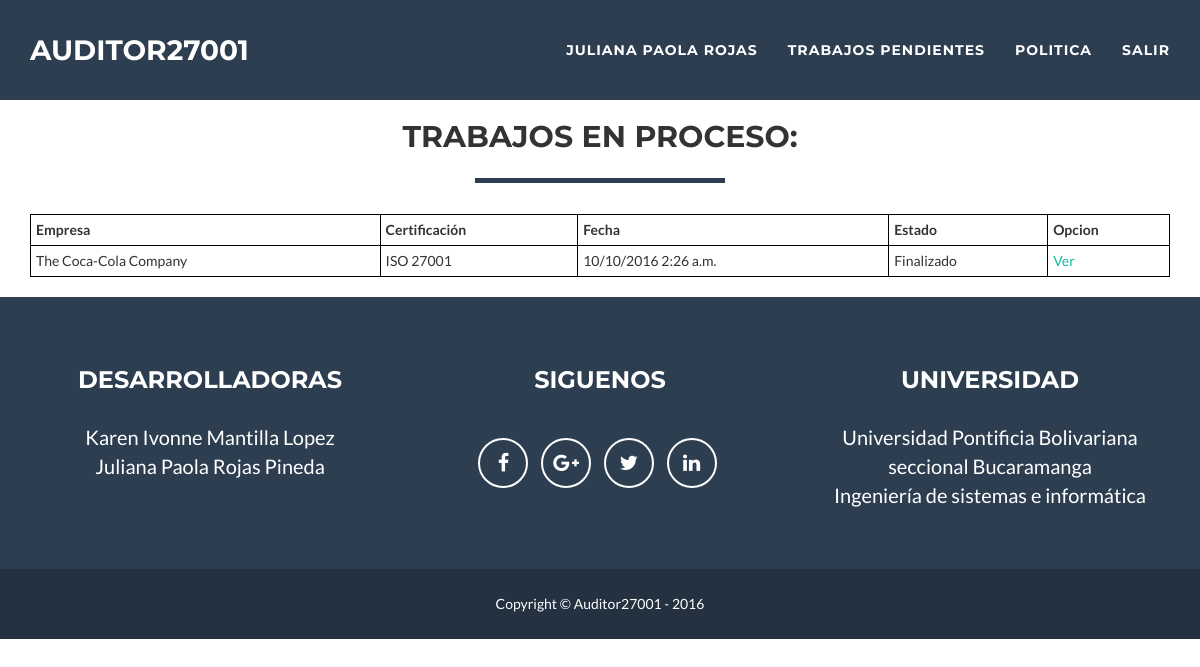
Page /perfil/ (signed in) on the committed database.
### muro/models.py (models this page shows, shortened)
class Trabajo(models.Model):
	empresa = models.ForeignKey(User, related_name='usuario_empresa', on_delete=models.CASCADE)
	auditor = models.ForeignKey(User, related_name='usuario_auditor', null=True, blank=True, on_delete=models.CASCADE)
	evaluacion = models.ForeignKey(Evaluacion, related_name='evaluacion', null=True, blank=True)
	preparacion = models.ForeignKey(Evaluacion, related_name='preparacion', null=True, blank=True)
	creacion = models.DateTimeField(auto_now_add=True)
	inicio = models.DateTimeField(null=True, blank=True)
	estado = models.ForeignKey('Estado')
	def getNombreEmpresa(self):
		return self.empresa.first_name
	def getNombreCertificacion(self):
		return self.evaluacion.getNombre()
	def getFecha(self):
		return formats.date_format(self.creacion, "SHORT_DATETIME_FORMAT")
	def getUrl(self):
		return reverse("muro:ver", kwargs={"id": self.id})

class Estado(models.Model):
	titulo = models.CharField(max_length=120, unique=True)
	def __str__(self):
		return self.titulo

### evaluacion/models.py (models this page shows, shortened)
class Evaluacion(models.Model):
	creacion = models.DateTimeField(auto_now_add=True)
	actualizacion = models.DateTimeField(auto_now=True)
	certificacion = models.ForeignKey(Certificacion)
	def getNombre(self):
		return self.certificacion.nombre

### certificacion/models.py (models this page shows, shortened)
class Certificacion(models.Model):
	nombre = models.CharField(max_length=300, null=True, blank=True)
	tipo = models.ForeignKey('Tipo')
	preparacion = models.ForeignKey('self')

### usuario/views.py (the view)
def index(request):
	usuario = request.user
	if usuario.is_authenticated():
		perfil = usuario.perfil.getTipo()
		if(perfil == 'Auditor'):
			return index_auditor(request)
		if(perfil == 'Empresa'):
			return index_empresa(request)
	else:
		return redirect('usuario:ingresar')

### usuario/models.py (called while the page is built)
	def getTipo(self):
		return self.tipo.titulo

### usuario/views.py (called while the page is built)
def index_auditor(request):
	usuario = request.user
	trabajos = Trabajo.objects.filter(auditor=usuario).order_by('-creacion')
	datos = {
		'trabajos': trabajos,
	}
	return render(request, 'auditor.html', datos)

### usuario/templates/auditor.html (shortened to what this page needs)
{% extends "layout.html" %}
{% block body %}
Bienvenido auditor: {{ request.user.first_name }} | <a href="{% url 'usuario:salir_post' %}">Salir</a>
<br><br>
<br><br>
<br>
<div class="col-lg-12 text-center">
                    <h2>Trabajos en proceso:</h2>
                    <hr class="star-primary">
                    <div class="col-sm-4 portfolio-item">
</div>
</div>
<br><br>
<table style="width:100%" >
  <tr>
    <th>Empresa</th>
    <th>Certificación</th>
    <th>Fecha</th>
    <th>Estado</th>
    <th>Opcion</th>
  </tr>
{% if trabajos %}
	{% for trabajo in trabajos %}
  <tr>
    <td>{{ trabajo.getNombreEmpresa }}</td>
    <td>{{ trabajo.getNombreCertificacion }}</td>
    <td>{{ trabajo.getFecha }}</td>
    <td>{{ trabajo.estado }}</td>
    <td>
    	<a href="{{ trabajo.getUrl }}">
    	{% if trabajo.estado.titulo != 'Finalizado' %}
    		Editar
    	{% else %}
    		Ver
    	{% endif %}
    	</a>
    </td>
  </tr>
	{% endfor %}
{% endif %}
</table>
<br>
{% endblock body %}

### templates/layout.html (shortened to what this page needs)
{% load static %}
<!DOCTYPE html>
<html lang="es">
<head>
	<link href="{% static 'vendor/bootstrap/css/bootstrap.min.css' %}" rel="stylesheet">
	<link href="{% static 'css/freelancer.css' %}" rel="stylesheet">
	<link href="{% static 'vendor/font-awesome/css/font-awesome.min.css' %}" rel="stylesheet" type="text/css">
</head>
<body id="page-top" class="index">
	<nav id="mainNav" class="navbar navbar-default navbar-fixed-top navbar-custom">
		<div class="container">
			<div class="navbar-header page-scroll">
				<a class="navbar-brand" href="#page-top">Auditor27001</a>
			</div>
			<div class="collapse navbar-collapse" id="bs-example-navbar-collapse-1">
				<ul class="nav navbar-nav navbar-right">
					{% if user.is_authenticated %}
					<li>
						<a href="{% url 'usuario:inicio' %}">{{ user.first_name }} {{ user.last_name }}</a>
					</li>
					{% if user.perfil.getTipo == 'Auditor' %}
					<li>
						<a href="{% url 'muro:lista' %}">Trabajos pendientes</a>
					</li>
					{% endif %}
{% if user.perfil.getTipo == 'Auditor' %}
					<li>
						<a href="">Politica</a>
					</li>
{% endif %}
					<li>
						<a href="{% url 'usuario:salir_post' %}">Salir</a>
					</li>
					{% else %}
					<li>
						<a href="{% url 'usuario:ingresar' %}">Ingresar</a>
					</li>
					{% endif %}
				</ul>
			</div>
		</div>
	</nav>
<div class='container' style="margin-top: 0px; margin-bottom: 0px;">
	{% block body %}
	{% endblock body %}
</div>
	<footer class="text-center">
		<div class="footer-above">
			<div class="container">
				<div class="row">
					<div class="footer-col col-md-4">
						<h3>Desarrolladoras</h3>
						<p>Karen Ivonne Mantilla Lopez
							<br>Juliana Paola Rojas Pineda </p>
						</div>
						<div class="footer-col col-md-4">
							<h3>Siguenos</h3>
							<ul class="list-inline">
								<li>
									<a href="https://www.facebook.com/" class="btn-social btn-outline"><i class="fa fa-fw fa-facebook"></i></a>
								</li>
								<li>
									<a href="https://www.google.com" class="btn-social btn-outline"><i class="fa fa-fw fa-google-plus"></i></a>
								</li>
								<li>
									<a href="https://twitter.com" class="btn-social btn-outline"><i class="fa fa-fw fa-twitter"></i></a>
								</li>
								<li>
									<a href="https://co.linkedin.com/in/juliana-paola-rojas-pineda-180709128" class="btn-social btn-outline"><i class="fa fa-fw fa-linkedin"></i></a>
								</li>
							</ul>
						</div>
						<div class="footer-col col-md-4">
							<h3>Universidad</h3>
							<p>Universidad Pontificia Bolivariana <br> seccional Bucaramanga <br> Ingeniería de sistemas e informática
							</div>
						</div>
					</div>
				</div>
				<div class="footer-below">
					<div class="container">
						<div class="row">
							<div class="col-lg-12">
								Copyright &copy; Auditor27001 - 2016
							</div>
						</div>
					</div>
				</div>
			</footer>
		</body>
		</html>

### static/css/freelancer.css (style rules this page uses)
body { font-family: 'Lato', 'Helvetica Neue', Helvetica, Arial, sans-serif; overflow-x: hidden; }
p { font-size: 20px; }
a, a:hover, a:focus, a:active, a.active { color: #18BC9C; outline: none; }
h1, h2, h3, h4, h5, h6 { font-family: "Montserrat", "Helvetica Neue", Helvetica, Arial, sans-serif; text-transform: uppercase; font-weight: 700; }
hr.star-light, hr.star-primary { padding: 0; border: none; border-top: solid 5px; text-align: center; max-width: 250px; margin: 25px auto 30px; }
hr.star-light:after, hr.star-primary:after { content: "\f005"; font-family: FontAwesome; display: inline-block; position: relative; top: -0.8em; font-size: 2em; padding: 0 0.25em; }
hr.star-primary { border-color: #2C3E50; }
hr.star-primary:after { background-color: white; color: #2C3E50; }
.navbar-custom { background: #2C3E50; font-family: "Montserrat", "Helvetica Neue", Helvetica, Arial, sans-serif; text-transform: uppercase; font-weight: 700; border: none; }
.navbar-custom .navbar-brand { color: white; }
.navbar-custom .navbar-nav { letter-spacing: 1px; }
.navbar-custom .navbar-nav li a { color: white; }
@media (min-width: 768px) { .navbar-custom { padding: 25px 0; -webkit-transition: padding 0.3s; -moz-transition: padding 0.3s; transition: padding 0.3s; } }
@media (min-width: 768px) { .navbar-custom .navbar-brand { font-size: 2em; -webkit-transition: all 0.3s; -moz-transition: all 0.3s; transition: all 0.3s; } }
footer { color: white; }
footer h3 { margin-bottom: 30px; }
footer .footer-above { padding-top: 50px; background-color: #2C3E50; }
footer .footer-col { margin-bottom: 50px; }
footer .footer-below { padding: 25px 0; background-color: #233140; }
.btn-outline { color: white; font-size: 20px; border: solid 2px white; background: transparent; transition: all 0.3s ease-in-out; margin-top: 15px; }
.btn-social { display: inline-block; height: 50px; width: 50px; border: 2px solid white; border-radius: 100%; text-align: center; font-size: 20px; line-height: 45px; }
table, th, td { border: 1px solid black; border-collapse: collapse; }
th, td { padding: 5px; text-align: left; }

### rows in the picture
Trabajo: getNombreEmpresa "The Coca-Cola Company", getNombreCertificacion "ISO 27001", getFecha "10/10/2016 2:26 a.m.", estado "Finalizado", shows "Ver"

### other values in the picture
{{ user.first_name }} "JULIANA PAOLA"
{{ user.last_name }} "ROJAS"
